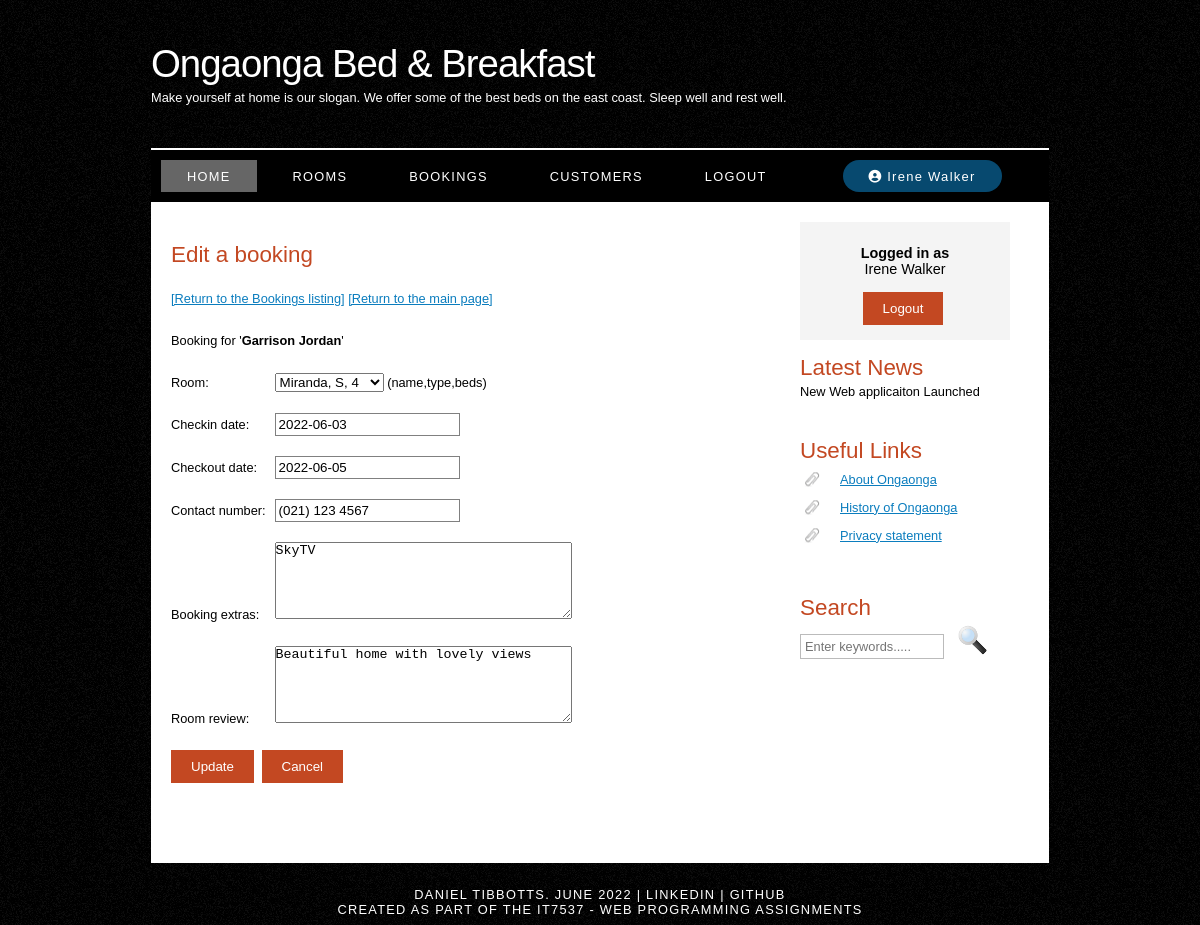
Page /editbooking.php?id=1 (signed in) on the committed database.
### tables this page shows
CREATE TABLE IF NOT EXISTS booking (
  bookingID int UNSIGNED NOT NULL AUTO_INCREMENT,
  customerID int UNSIGNED NOT NULL,
  roomID int UNSIGNED NOT NULL,
  checkindate date NOT NULL,
  checkoutdate date NOT NULL,
  contactnumber varchar(14) NOT NULL,
  bookingextras varchar(250) DEFAULT NULL,
  roomreview varchar(250) DEFAULT NULL,
  PRIMARY KEY (bookingID),
  CONSTRAINT FK_customerID FOREIGN KEY (customerID) REFERENCES customer(customerID),
  CONSTRAINT FK_roomID FOREIGN KEY (roomID) REFERENCES room(roomID)
) AUTO_INCREMENT=1;

CREATE TABLE IF NOT EXISTS customer (
  customerID int unsigned NOT NULL auto_increment,
  firstname varchar(50) NOT NULL,
  lastname varchar(50) NOT NULL,
  email varchar(100) NOT NULL,
  username varchar(25) NOT NULL,
  password varchar(40) NOT NULL,
  PRIMARY KEY (customerID)
) AUTO_INCREMENT=1;

CREATE TABLE IF NOT EXISTS room (
  roomID int unsigned NOT NULL auto_increment,
  roomname varchar(100) NOT NULL,
  description text default NULL,
  roomtype character default 'D',  
  beds int,
  PRIMARY KEY (roomID)
) AUTO_INCREMENT=1;

### includes/utilities.php (called while the page is built, shortened)
<?php
  function clean_input($field){
    return htmlspecialchars(stripslashes(trim($field)));
  }
?>

### editbooking.php (the view, shortened to what this page needs)
<?php
  include "./components/header.php";
  include "./components/menu.php";
  include './includes/utilities.php';
  $booking_id = 0;
  $customer_name = "TODO: Create INNER JOIN to retrieve Customer ID";
  $room_id = 5;
  $check_in_date = "";
  $check_out_date = "";
  $contact = "";
  $booking_extras = "";
  $room_review = "";
  $errors = 0;
  $error_messages = array();
  try {
    $db_connection = mysqli_connect(DB_HOSTNAME, DB_USER, DB_PASSWORD, DB_DATABASE);
  } catch (Exception $ex) {
    echo "Error: " . $ex->getMessage();
    $db_connection->close();
    exit;
  }
  if($_SERVER["REQUEST_METHOD"] == "GET") {
    try {
      if(isset($_GET['id'])) {
        if (empty($_GET['id']) || !is_numeric($_GET['id'])) {
          throw new Exception("Invalid Booking ID");
        } else {
          $booking_id = clean_input($_GET['id']);
        }
      } else {
        throw new Exception("Booking id not provided");
      }
      $sql_select = " SELECT  b.bookingID, b.customerID, c.firstname, c.lastname,
                              b.roomID, b.checkindate, b.checkoutdate,
                              b.contactnumber, b.bookingextras, roomreview
                      FROM (booking AS b
                      INNER JOIN Customer AS c ON b.customerID = c.customerID)
                      WHERE bookingID=?";
      $select_stmt = $db_connection->prepare($sql_select);
      $select_stmt->bind_param("i", $booking_id);
      $select_stmt->execute();
      $select_result = $select_stmt->get_result();
      $select_rowcount = mysqli_num_rows($select_result);
      if($select_rowcount > 0){
        $row = mysqli_fetch_assoc($select_result);
        $customer_name = $row['firstname'] . " " . $row['lastname'];
        $room_id = $row['roomID'];
        $check_in_date = $row['checkindate'];
        $check_out_date = $row['checkoutdate'];
        $contact = $row['contactnumber'];
        $booking_extras = $row['bookingextras'];
        $room_review = $row['roomreview'];
      } else {
        throw new Exception("Booking #$booking_id not found");
      }
    } catch (Exception $ex) {
      array_push($error_messages, $ex->getMessage());
      $errors++;
      $db_connection->close();
    }
  }
?>
<div id="site_content">
  <?php include "./components/sidebar.php"; ?>
  <div id="content">
    <h1>Edit a booking</h1>
    <p>
      <a href="./listbookings.php">[Return to the Bookings listing]</a>
      <a href="./index.php">[Return to the main page]</a>
    </p>
    <?php if(($errors == 0 && $booking_id > 0) || $_SERVER["REQUEST_METHOD"] == "POST" ) {?>
    <form method="POST" action="./editbooking.php">
      <p>Booking for '<span class="bold"><?php echo $customer_name ?></span>'</p>
      <p class="field-container">
        <label for="roomID">Room:</label>
        <select
          id="roomID"
          name="roomID"
          required >
          <?php
            $room_query = " SELECT roomID, roomname, roomtype, beds
                            FROM room
                            ORDER BY roomname";
            $room_result = mysqli_query($db_connection, $room_query);
            $room_row_count = mysqli_num_rows($room_result);
            if($room_row_count > 0){
              while($room_row = mysqli_fetch_assoc($room_result)){
                echo "<option value=" . $room_row['roomID'] ;
                echo intval($room_id) == intval($room_row['roomID']) ? " selected>" : ">";
                echo $room_row['roomname'] .  ", " .  $room_row['roomtype'] . ", ". $room_row['beds'];
                echo "</option>";
              }
            }
          ?>
        </select>
        <span>(name,type,beds)</span>
      </p>
      <p class="field-container">
        <label for="checkindate">Checkin date: </label>
        <input
          id="checkindate"
          name="checkindate"
          class="datepicker"
          type="text"
          value="<?php echo $check_in_date ?>"
          placeholder="yyyy-mm-dd"
          pattern="[0-9]{4}-[0-9]{2}-[0-9]{2}"
          title="Format: yyyy-mm-dd"
          autocomplete="off"
          required />
      </p>
      <p class="field-container">
        <label for="checkoutdate">Checkout date: </label>
        <input
          id="checkoutdate"
          name="checkoutdate"
          class="datepicker"
          type="text"
          value="<?php echo $check_out_date ?>"
          placeholder="yyyy-mm-dd"
          pattern="[0-9]{4}-[0-9]{2}-[0-9]{2}"
          title="Format: yyyy-mm-dd"
          autocomplete="off"
          required />
      </p>
      <p class="field-container">
        <label for="contact">Contact number:</label>
        <input
          type="tel"
          id="contact"
          name="contact"
          value="<?php echo $contact ?>"
          placeholder="(###) ### ####"
          pattern="[\(][(\+|0-9)][0-9]{2}[\)][\s][0-9]{3}[\s][0-9]{4}"
          title="Format: (###) ### ####"
          maxlength="14"
          required />
      </p>
      <p class="field-container">
        <label for="bookingextras">Booking extras:</label>
        <textarea
          id="bookingextras"
          name="bookingextras"
          rows="5"
          cols="35"
          maxlength="250"><?php echo $booking_extras ?></textarea>
      </p>
      <p class="field-container">
        <label for="roomreview">Room review:</label>
        <textarea
          id="roomreview"
          name="roomreview"
          rows="5"
          cols="35"
          maxlength="250"><?php echo $room_review ?></textarea>
      </p>
      <p class="field-container">
        <button type="submit">Update</button>
        <button type="reset" id="cancel-button">Cancel</button>
      </p>
    </form>
    <?php } ?>
      <p style="color: red;">
      </p>
      <p style="color: green;">
      </p>
  </div>
</div>
<?php include "./components/footer.php"; ?>

### style/style.css (style rules this page uses)
html { height: 100%; }
* { margin: 0; padding: 0; }
body { font: normal 0.8em "trebuchet ms", arial, sans-serif; background: #f0efe2 url(background.png) repeat; color: #000; }
p { padding: 0 0 20px 0; line-height: 1.7em; }
h1, h2, h3, h4, h5, h6 { font: normal 175% "century gothic", arial, sans-serif; color: #000; margin: 0 0 15px 0; padding: 15px 0 5px 0; color: #c34822; }
h1 { padding-top: 40px; }
a, a:hover { outline: none; text-decoration: underline; color: rgb(11, 125, 190); }
form label { width: 100px; display: inline-block; }
form input { border: solid 1px grey; padding: 3px; }
button { border: solid 1px rgb(11, 125, 190); border: none; padding: 9px 20px; margin-right: 4px; background-color: rgb(11, 124, 190); background-color: #c34822; color: white; opacity: 1; transition: 0.3s; }
.bold { font-weight: bold; }
#main, #logo, #menubar, #site_content, #footer { margin-left: auto; margin-right: auto; }
#site_content { width: 854px; overflow: hidden; margin: 0 auto 0 auto; padding: 0 24px 20px 20px; background: #fff; }
#content { text-align: left; float: left; width: 595px; padding: 0; }

### rows in the picture
booking: customerID.lastname "Garrison Jordan", roomID "Miranda, S, 4", checkindate "2022-06-03", checkoutdate "2022-06-05", contact "(021) 123 4567", bookingextras "SkyTV", roomreview "Beautiful home with lovely views"

### other values in the picture
get_user() "Irene Walker"
$_SESSION['user'] "Irene Walker"
